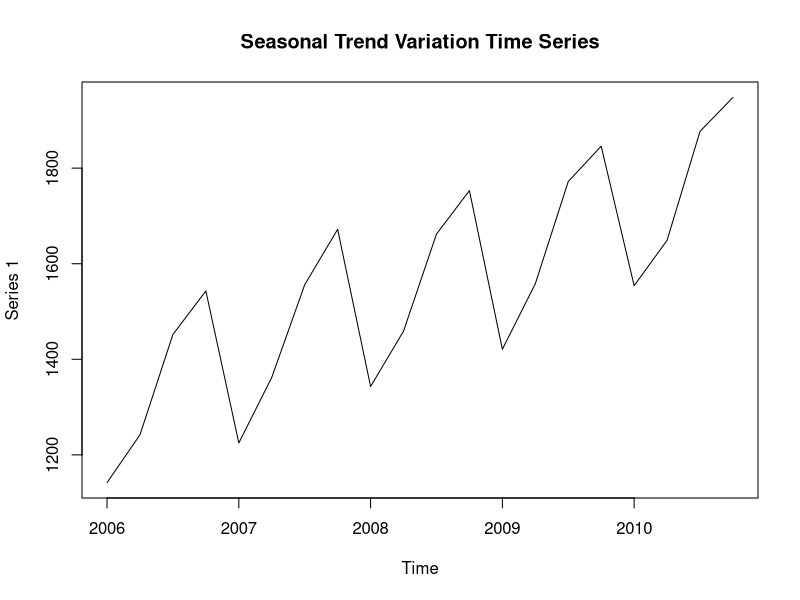

The R source for this figure:
##########################################################################################################################################

#(주의) ->  순차적으로 코드를 실행하는 것을 권함!

#에러 발생 시 github Time_Series_Analysis/R_Time_Series_Data_Analysis 경로에 issue를 남기면 확인

##########################################################################################################################################


### 시계열 데이터의 자료 형태.

## 계절적 추세변동 시계열 (Seasonal-Trend Variation Time Series)

# 시간에 따라 증가하거나 또는 감소하는 추세변동(Trend Variation)과 주기적인 성격의 계절적 변동(Seasonal Variation)을 동시에 보여주는 
# 시계열 형태. 이러한 계절적 경향변동의 시계열의 수식은 다음과 같이 구성되며, 수식의 α, β 는  미지의 모수로서 시계열 자료에서 추정.

# 수식의 "α + βt"는 선형의 추세변동을 나타내는 수식, 만일 비선형의 추세를 나타낼 경우 비선형의 수식으로 변형 가능.

# 두번째 수식의 " β2 sin(t*) + β3 cos(t*)"는 시계열의 주기성을 나타내는 수식.




.libPaths("C://Users//yjang//R")    # 저장 디렉토리 및 lib 경로 설정.


dd4 = matrix(c(1142, 1242, 1452, 1543,   1225, 1362, 1556, 1672,
               1343, 1459, 1662, 1753,   1421, 1558, 1772, 1846,
               1554, 1649, 1877, 1948))

dd4.ts = ts(data=dd4, start=c(2006,1), frequency = 4)
dd4.ts

plot(dd4.ts, main = "Seasonal Trend Variation Time Series")




############################################################결과값(print)#################################################################

# > plot(dd4.ts, main = "Seasonal Trend Variation Time Series")
# > dd4 = matrix(c(1142, 1242, 1452, 1543,   1225, 1362, 1556, 1672,
#                  +                1343, 1459, 1662, 1753,   1421, 1558, 1772, 1846,
#                  +                1554, 1649, 1877, 1948))
# > 
#   > dd4.ts = ts(data=dd4, start=c(2006,1), frequency = 4)
# > dd4.ts
# Qtr1 Qtr2 Qtr3 Qtr4
# 2006 1142 1242 1452 1543
# 2007 1225 1362 1556 1672
# 2008 1343 1459 1662 1753
# 2009 1421 1558 1772 1846
# 2010 1554 1649 1877 1948
# > 
#   > plot(dd4.ts, main = "Seasonal Trend Variation Time Series")

##########################################################################################################################################
